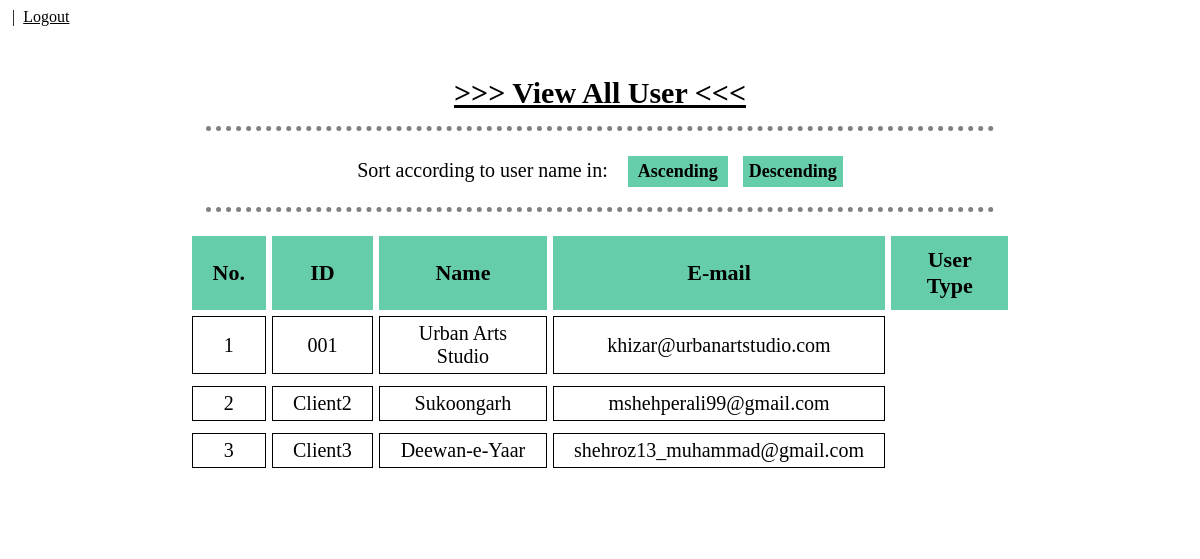
The app's page /Urban_Management_Final/DB_Project/user_manage_view.php (signed in) with its own data.
### tables this page shows
CREATE TABLE `user_details` (
  `UserNo` int(10) NOT NULL,
  `UserID` varchar(10) NOT NULL,
  `UserFullName` varchar(80) NOT NULL,
  `UserPassword` longtext NOT NULL,
  `UserType` varchar(11) DEFAULT NULL,
  `UserEmail` varchar(50) NOT NULL,
  `UserImage` longblob NOT NULL,
  `UserImageName` varchar(50) NOT NULL
);

### Urban_Management_Final/DB_Project/user_manage_view.php (the view, shortened to what this page needs)
<?php
	include "database/connect.php";
	include 'session.php';
?>
<!DOCTYPE html>
<html>
<head>
</head>
<body background="image\concrete1.jpg">
	<div id="view" align="center">
		<br>
		<p><span style="text-decoration: underline;font-weight: 900;font-size: 30px"> >>> View All User <<< </span></p>
		<hr>
		<form action="user_manage_view.php" method="POST" style="font-size: 20px;">
			Sort according to user name in: &nbsp;&nbsp;
			<input type="submit" name="ascending" value="Ascending">&nbsp;&nbsp;
			<input type="submit" name="descending" value="Descending">
		</form>
		<hr>
		<table align="center" cellpadding="20px" cellspacing="6px">
			<tr>
				<th>No.</th>
				<th>ID</th>
				<th>Name</th>
				<th>E-mail</th>
				<th>User Type</th>
			</tr>
			<?php
				if (isset($_POST['ascending'])) {
					$count=0;
					$conn = mysqli_connect($servername, $username, $password, $dbname);
					$read_user = "SELECT * FROM user_details ORDER BY UserFullName ASC";
					$result_read_user = mysqli_query($conn, $read_user);
					if(mysqli_num_rows($result_read_user)>0){
						while($row = mysqli_fetch_array($result_read_user, MYSQLI_ASSOC)){
							$count=$count+1;
							echo "<tr>";
							echo "<td>".$count."</td>";
							echo "<td>".$row['UserID']."</td>";
							echo "<td>".$row['UserFullName']."</td>";
							echo "<td>".$row['UserEmail']."</td>";
							echo "<tr>";
						}
					}
				}
				else{
					$count=0;
					$conn = mysqli_connect($servername, $username, $password, $dbname);
					$read_user = "SELECT * FROM user_details ORDER BY UserID ASC";
					$result_read_user = mysqli_query($conn, $read_user);
					if(mysqli_num_rows($result_read_user)>0){
						while($row = mysqli_fetch_array($result_read_user, MYSQLI_ASSOC)){
							$count=$count+1;
							echo "<tr>";
							echo "<td>".$count."</td>";
							echo "<td>".$row['UserID']."</td>";
							echo "<td>".$row['UserFullName']."</td>";
							echo "<td>".$row['UserEmail']."</td>";
							echo "<tr>";
						}
					}
				}
			?>
		</table>
	</div>
</body>
</html>

### Urban_Management_Final/DB_Project/user_manage_view.php (style rules this page uses)
form { margin-left: 60px; margin-top: 15px; margin-right: 60px; }
table { max-width:1200px; margin-bottom:50px; margin-left:auto; margin-right:auto; background-color: white; text-align:center; }
th { background-color: #66CDAA; border:1px solid #66CDAA; font-size: 22px; text-align: center; padding-top: 10px ; padding-bottom: 10px ; }
td { border:1px solid black; font-size: 20px; font-family: Times New Roman; text-align: center; padding-top: 5px ; padding-bottom: 5px ; }
input[type=submit] { padding: 5px; color: black; border: none; background-color: #66CDAA; font-weight: 700; font-family: Times New Roman; font-size: 18px; text-align: center; width: 100px; }
div { margin: auto; padding-bottom: 1px; width: 70%; background-color: white; }
hr { border-top: 5px dotted grey; border-bottom: none; border-left: none; border-right: none; width: 95%; padding-top: 10px }

### records on screen
user_details: UserID "001", UserFullName "Urban Arts Studio", UserEmail "khizar@urbanartstudio.com"
user_details: UserID "Client2", UserFullName "Sukoongarh", UserEmail "mshehperali99@gmail.com"
user_details: UserID "Client3", UserFullName "Deewan-e-Yaar", UserEmail "shehroz13_muhammad@gmail.com"
